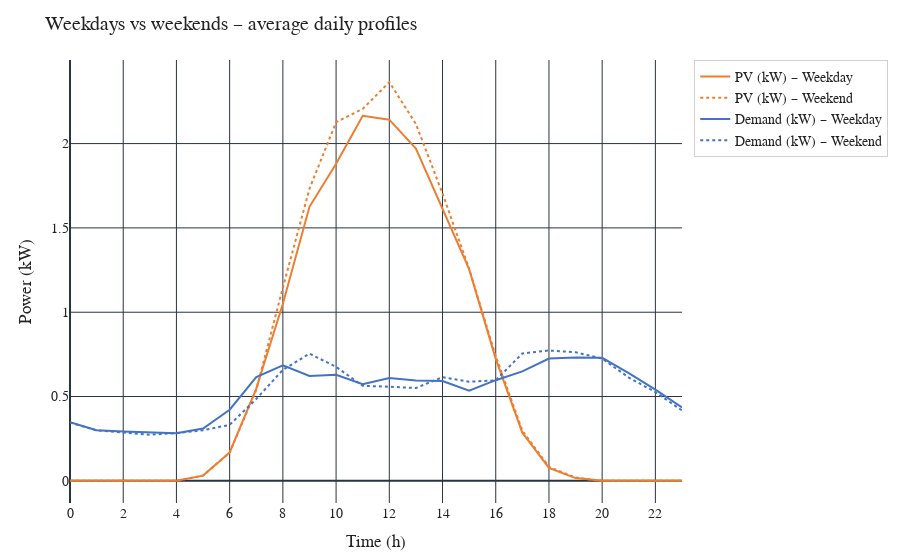

The cell this chart's notebook holds for it:
### Markdown cell above
## Figure 2. Daily profile weekday vs weekend

### Code cell
hourly_mean = df.groupby(['is_weekend', 'hour']).mean(numeric_only=True).reset_index()
weekday = hourly_mean[hourly_mean['is_weekend'] == False]
weekend = hourly_mean[hourly_mean['is_weekend'] == True]

fig = go.Figure()

fig.add_trace(go.Scatter(
    x=weekday['hour'],
    y=weekday['pv'],
    mode='lines',
    name='PV (kW) – Weekday',
    line=dict(color=ENERGY_COLORS["solar"], width=2)
))

fig.add_trace(go.Scatter(
    x=weekend['hour'],
    y=weekend['pv'],
    mode='lines',
    name='PV (kW) – Weekend',
    line=dict(color=ENERGY_COLORS["solar"], width=2, dash='dot')
))

fig.add_trace(go.Scatter(
    x=weekday['hour'],
    y=weekday['demand'],
    mode='lines',
    name='Demand (kW) – Weekday',
    line=dict(color=ENERGY_COLORS["grid"], width=2)
))

fig.add_trace(go.Scatter(
    x=weekend['hour'],
    y=weekend['demand'],
    mode='lines',
    name='Demand (kW) – Weekend',
    line=dict(color=ENERGY_COLORS["grid"], width=2, dash='dot')
))

fig.update_layout(
    title="Weekdays vs weekends – average daily profiles",
    xaxis_title="Time (h)",
    yaxis_title="Power (kW)",
    **PLOT_STYLE
)

fig.update_xaxes(
    tickmode='linear',
    tick0=0,
    dtick=2
)

save_fig_plotly(fig, "ex3_fig2_avg_daily_profile_weekday_weekend.svg")
fig.show()

### Figure 1 — Plotly figure (JSON) as saved in the notebook; plotly's stock layout.template omitted (floating-point values rounded to 4 significant figures)
{"data": [{"line": {"color": "#ED7D31", "width": 2}, "mode": "lines", "name": "PV (kW) – Weekday", "x": [0, 1, 2, 3, 4, 5, 6, 7, 8, 9, 10, 11, 12, 13, 14, 15, 16, 17, 18, 19, 20, 21, 22, 23], "y": [0.0, 0.0, 0.0, 0.0, 0.0002682, 0.031, 0.1687, 0.5474, 1.05, 1.625, 1.88, 2.165, 2.142, 1.97, 1.609, 1.255, 0.7236, 0.2855, 0.07724, 0.01651, 0.0, 0.0, 0.0, 0.0], "type": "scatter"}, {"line": {"color": "#ED7D31", "dash": "dot", "width": 2}, "mode": "lines", "name": "PV (kW) – Weekend", "x": [0, 1, 2, 3, 4, 5, 6, 7, 8, 9, 10, 11, 12, 13, 14, 15, 16, 17, 18, 19, 20, 21, 22, 23], "y": [0.0, 0.0, 0.0, 0.0, 0.0002885, 0.03154, 0.167, 0.5394, 1.146, 1.732, 2.127, 2.206, 2.364, 2.117, 1.704, 1.258, 0.7395, 0.2978, 0.08356, 0.01952, 0.0, 0.0, 0.0, 0.0], "type": "scatter"}, {"line": {"color": "#4472C4", "width": 2}, "mode": "lines", "name": "Demand (kW) – Weekday", "x": [0, 1, 2, 3, 4, 5, 6, 7, 8, 9, 10, 11, 12, 13, 14, 15, 16, 17, 18, 19, 20, 21, 22, 23], "y": [0.3479, 0.2998, 0.2925, 0.2866, 0.2819, 0.3105, 0.4217, 0.6147, 0.6846, 0.6221, 0.6287, 0.5729, 0.6103, 0.5956, 0.5919, 0.5351, 0.597, 0.6491, 0.7256, 0.7321, 0.7295, 0.6391, 0.5414, 0.4353], "type": "scatter"}, {"line": {"color": "#4472C4", "dash": "dot", "width": 2}, "mode": "lines", "name": "Demand (kW) – Weekend", "x": [0, 1, 2, 3, 4, 5, 6, 7, 8, 9, 10, 11, 12, 13, 14, 15, 16, 17, 18, 19, 20, 21, 22, 23], "y": [0.3457, 0.299, 0.2872, 0.2739, 0.2833, 0.2999, 0.332, 0.4855, 0.6582, 0.7543, 0.6762, 0.5636, 0.5583, 0.5504, 0.6145, 0.588, 0.5959, 0.7556, 0.773, 0.7626, 0.7247, 0.6125, 0.5262, 0.4176], "type": "scatter"}], "layout": {"font": {"family": "CMU Serif, 'Times New Roman', serif", "size": 14, "color": "#222"}, "legend": {"bgcolor": "rgba(255,255,255,0.85)", "bordercolor": "#d0d0d0", "borderwidth": 1}, "margin": {"t": 60, "r": 30, "b": 50, "l": 70}, "title": {"text": "Weekdays vs weekends – average daily profiles"}, "xaxis": {"title": {"text": "Time (h)"}, "tickmode": "linear", "tick0": 0, "dtick": 2}, "yaxis": {"title": {"text": "Power (kW)"}}, "paper_bgcolor": "#ffffff", "plot_bgcolor": "#ffffff"}}
